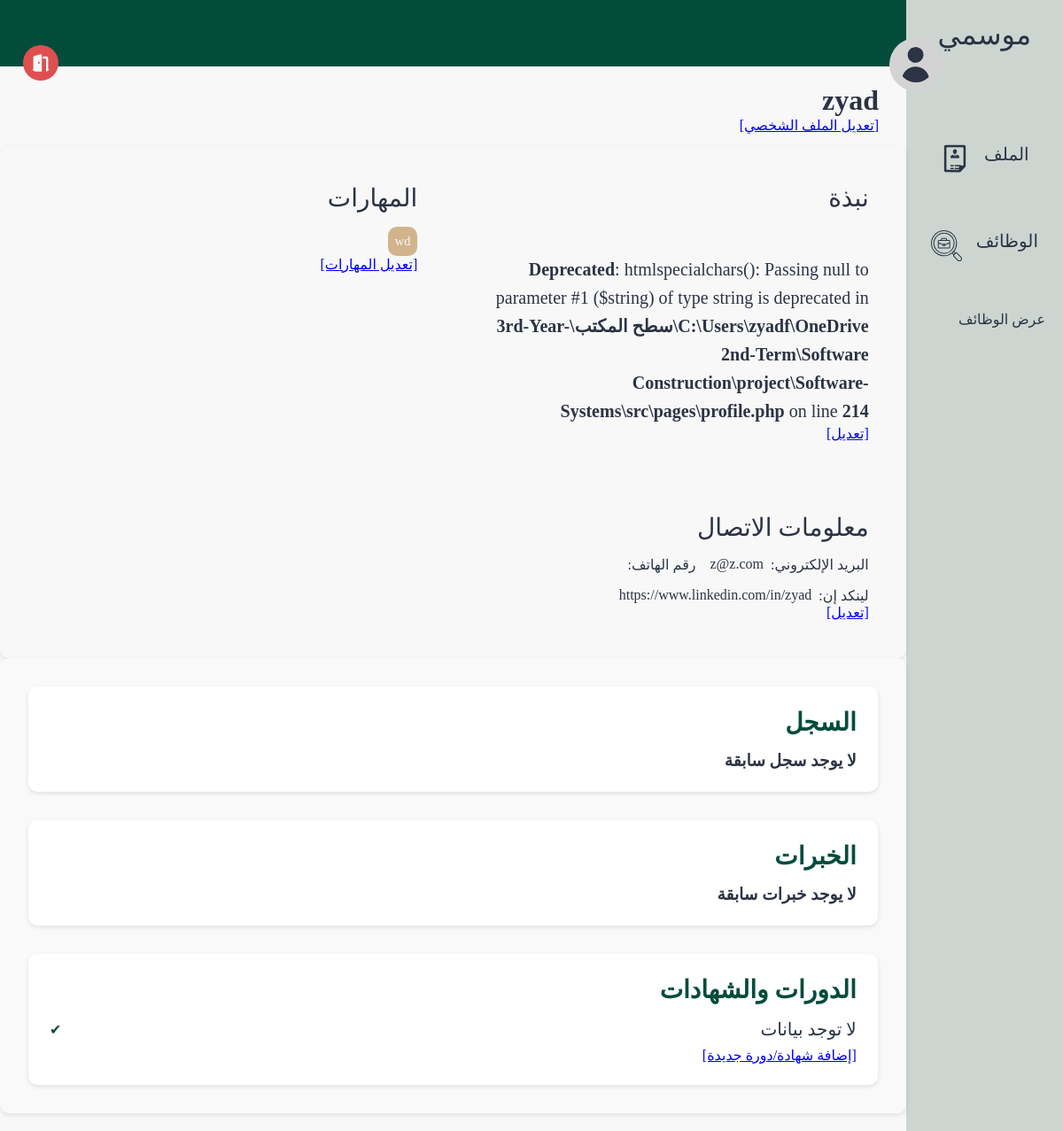
Page /pages/profile.php (signed in) on the earlier database version.
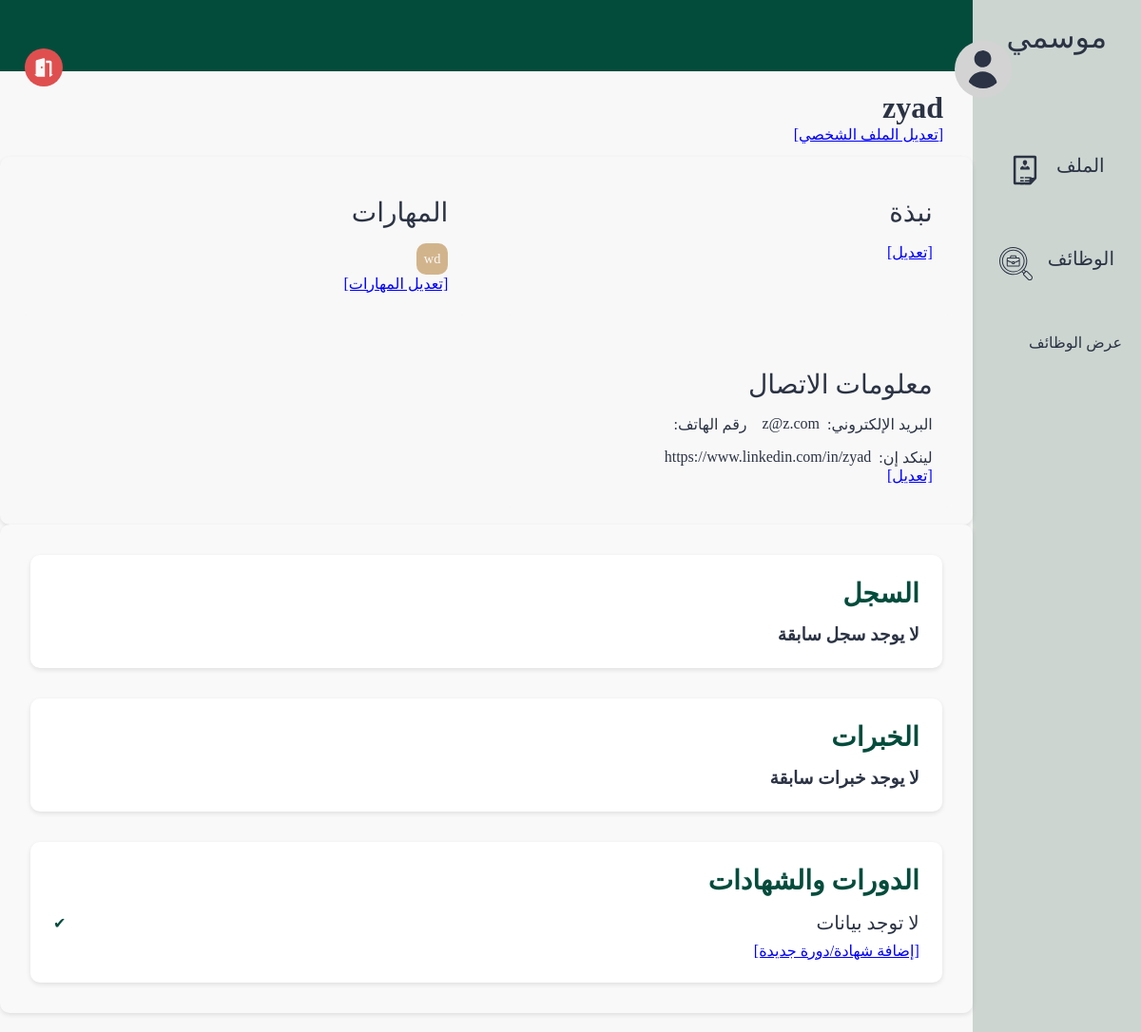
Same page on the later database version.
### tables this page shows
CREATE TABLE users (
    id INTEGER PRIMARY KEY, 
    name TEXT, 
    email TEXT UNIQUE, 
    password TEXT, 
    bio TEXT,
    type BOOLEAN,
    linkedin TEXT,
    phone TEXT
);

### src/database/fetch.php (called while the page is built, shortened)
<?php
include('../database/data.php');
function getUserById($id)
{
    global $db;
    $stmt = $db->prepare('SELECT * FROM users WHERE id = :id');
    $stmt->bindValue(':id', $id, SQLITE3_INTEGER);
    $result = $stmt->execute();
    $user = $result->fetchArray(SQLITE3_ASSOC);
    return $user;
}
function fetchAllExperienceByUserID($id)
{
    global $db;
    $result = $db->query("SELECT * FROM experience where user_id = $id");
    $experience = [];
    return $experience;
}
function fetchAllSkillsNameByUserID($id)
{
    global $db;
    $result = $db->query("SELECT name FROM skills where user_id = $id");
    $experience = [];
    while ($row = $result->fetchArray(SQLITE3_ASSOC)) {
        $experience[] = $row['name'];
    }
    return $experience;
}

### src/components/page.php (called while the page is built, shortened)
<?php
include ('../database/fetch.php');
if (isset($_SESSION["user"])) {
    if (!getUserById($_SESSION["user"]["id"])) {
        unset($_SESSION["user"]);
    }
}
?>

### src/pages/profile.php (the view, shortened to what this page needs)
<?php
include('../components/page.php');
$user = $_SESSION['user'] ?? getUserById($_GET['id']);
$isOwner = (isset($_SESSION['user']) && $_SESSION['user']['id'] == $user['id']);
$about    = $user['bio'];
$email    = $user['email'];
$linkedin = !empty($user['linkedin']) ? $user['linkedin'] : ("https://www.linkedin.com/in/" . urlencode(str_replace(' ', '', strtolower($user['name']))));
$skills = fetchAllSkillsNameByUserID($user['id']);
$jobs = fetchAllExperienceByUserID($user['id']);
$prevJobs = [];
$certificates = [];
?>
<!DOCTYPE html>
<html lang="ar" dir="rtl">
<head>
    <link rel="stylesheet" href="../styles/profile.css">
</head>
<body>
    <section class="page-structure">
        <?php include "../components/NavBar.php"; ?>
        <section class="page-content">
            <div class="username">
                <img class="profile-pic" src="../images/profile.svg" alt="صورة المستخدم">
                <div class="user">
                    <h2><?= htmlspecialchars($user['name']) ?></h2>
                    <?php if ($isOwner): ?>
                        <span class="edit-btn" onclick="toggleEdit('profile')">[تعديل الملف الشخصي]</span>
                    <?php endif; ?>
                </div>
            </div>
            <div class="options">
                <a href="./logout.php">
                    <img class="nav-icon" style="--color: #DF4F4F" src="../images/logout.svg" alt="شعار تسجيل الخروج">
                </a>
            </div>
            <header></header>
            <main>
                <section class="profile-details">
                    <div class="block about">
                        <h2>نبذة</h2>
                        <div id="aboutDisplay">
                            <p><?= $about ?></p>
                            <?php if ($isOwner): ?>
                                <span class="edit-btn" onclick="toggleEdit('about')">[تعديل]</span>
                            <?php endif; ?>
                        </div>
                    </div>
                    <div class="block skills">
                        <h2>المهارات</h2>
                        <div id="skillsDisplay">
                            <ul>
                                <?php foreach ($skills as $skill): ?>
                                    <li><?= $skill ?></li>
                                <?php endforeach; ?>
                            </ul>
                            <?php if ($isOwner): ?>
                                <span class="edit-btn" onclick="toggleEdit('skills')">[تعديل المهارات]</span>
                            <?php endif; ?>
                        </div>
                    </div>
                    <div class="block contacts">
                        <h2>معلومات الاتصال</h2>
                        <div id="contactDisplay">
                            <ul>
                                <li>البريد الإلكتروني:
                                    <a href="mailto:<?= $email ?>"><?= $email ?></a>
                                </li>
                                <li>رقم الهاتف:
                                </li>
                                <li>لينكد إن:
                                    <a href="<?= $linkedin ?>"><?= $linkedin ?></a>
                                </li>
                            </ul>
                            <?php if ($isOwner): ?>
                                <span class="edit-btn" onclick="toggleEdit('contact')">[تعديل]</span>
                            <?php endif; ?>
                        </div>
                    </div>
                </section>
                <section class="recent-activity">
                    <div class="block history">
                        <h2>السجل</h2>
                        <?php if (count($prevJobs) === 0): ?>
                            <h3 class="no-jobs">لا يوجد سجل سابقة</h3>
                        <?php endif ?>
                    </div>
                    <div class="block experinces">
                        <h2>الخبرات</h2>
                        <?php if (count($jobs) === 0): ?>
                            <h3 class="no-jobs">لا يوجد خبرات سابقة</h3>
                        <?php endif ?>
                    </div>
                    <div class="block courses">
                        <h2>الدورات والشهادات</h2>
                        <ul id="certificatesList">
                            <?php if (count($certificates) === 0): ?>
                                <li>لا توجد بيانات</li>
                            <?php endif; ?>
                        </ul>
                        <?php if ($isOwner): ?>
                            <span class="edit-btn" onclick="toggleEdit('new_certificate')">[إضافة شهادة/دورة جديدة]</span>
                        <?php endif; ?>
                    </div>
                </section>
            </main>
        </section>
    </section>
</body>
</html>

### src/components/NavBar.php (shortened to what this page needs)
<?php
$user = $_SESSION["user"] ?? null;
$navList = $navList ?? [];
$companyID = null;
if ($user) {
  $companyID = fetchUserCompany($user["id"]);
}
if (isset($user) && isset($user["type"])) {
  array_push(
    $navList,
    [
      "title" => "الملف",
      "icon" => "cv.svg",
      "alt" => "شعار السيرة الذاتية",
      "link" => "./profile.php"
    ],
  );
  if ($user["type"] == 0) {
    array_push($navList, [
      "title" => "الوظائف",
      "icon" => "jobs.svg",
      "alt" => "شعار الوظائف",
      "link" => "./job_listing.php"
    ]);
  } else if ($companyID) {
    array_push($navList, [
      "title" => "الشركة",
      "icon" => "company.svg",
      "alt" => "شعار الشركات",
      "link" => "./company.php?id=" . $companyID["company_id"]
    ]);
  }
}
?>
<?php if (isset($navList) && is_array($navList)): ?>
  <nav class="main-navigation">
    <a href="./index.php" class="logo-link">
      موسمي
    </a>
    <ul>
      <?php foreach ($navList as $nav): ?>
        <li>
          <a href="<?= $nav['link']; ?>" class="nav-path">
            <span><?= $nav['title']; ?></span>
            <img src="../images/<?= $nav['icon']; ?>" alt="<?= $nav['alt']; ?>">
          </a>
        </li>
      <?php endforeach; ?>
    </ul>
    <div class="view-jobs-container">
      <a href="./job_listing.php" class="view-jobs-btn">عرض الوظائف</a>
    </div>
  </nav>
<?php else: ?>
  <nav class="main-navigation">
    <p>Navigation list is not defined.</p>
  </nav>
<?php endif; ?>

### src/styles/profile.css (style rules this page uses)
* { color: var(--black-color); }
body { background-color: var(--white-color); }
.nav-icon { --color: var(--white-alt-color); background-color: var(--color); width: 40px; height: 40px; border-radius: 50%; padding: 0.5rem; }
section.page-content { width: 100%; }
header { position: relative; display: flex; align-items: center; justify-content: space-between; min-height: 75px; background-color: var(--main-color); padding: 1.25rem 3rem; }
.username .profile-pic { width: 60px; height: 60px; padding: 10px; border-radius: 50%; background-color: lightgray; top: 0; }
.username { display: flex; align-items: center; gap: 0.75rem; height: 65px; position: absolute; top: 0; right: 18px; z-index: 1000; padding: 0.5rem 1rem; right: 10%; top: 40px; }
.options { display: flex; align-items: center; gap: 0.75rem; height: 65px; position: absolute; top: 40px; left: 10px; z-index: 1000; padding: 0.5rem 1rem; }
.username h2 { font-size: 2rem; }
.username .user { position: static; margin-top: 100px; }
header::after { content: ""; position: absolute; right: 0; bottom: 0; width: 70%; height: 4px; background-color: var(--main-color); }
main { margin-top: 70px; width: 100%; padding: 1rem; }
main section { border-radius: 10px; box-shadow: 0 2px 5px rgba(0, 0, 0, 0.1); padding: 18px; }
.profile-details { display: grid; grid-template-columns: 1fr 1fr; gap: 2rem; }
.profile-details .block { display: flex; flex-direction: column; gap: 1rem; background-color: var(--white-color); padding: 1.5rem; border-radius: 10px; }
.profile-details .block h2 { font-size: 1.75rem; font-weight: 500; }
.profile-details .block ul { list-style: none; padding-inline-start: 0; display: flex; flex-wrap: wrap; gap: 1rem; }
.profile-details .block ul li { display: flex; gap: 0.5rem; font-size: 1rem; }
.profile-details .skills ul { list-style: none; padding-inline-start: 0; display: flex; flex-wrap: wrap; gap: 0.5rem; }
.profile-details .skills ul li { display: inline-block; padding: 0.5rem; border-radius: 10px; background-color: var(--secondary-color); color: var(--white-color); font-size: 0.9rem; }
.recent-activity { display: flex; flex-direction: column; gap: 2rem; padding: 2rem; background-color: #f9f9f9; border-radius: 10px; }
.recent-activity .block { background-color: #fff; padding: 1.5rem; border-radius: 10px; box-shadow: 0 2px 5px rgba(0, 0, 0, 0.1); }
.recent-activity .block h2 { font-size: 1.75rem; margin-bottom: 1rem; color: var(--main-color); }
.courses ul { list-style: none; padding: 0; }
.courses ul li { font-size: 1.25rem; margin-bottom: 0.5rem; position: relative; padding-left: 1.5rem; }
.courses ul li::before { content: "✔"; position: absolute; left: 0; color: var(--main-color); font-size: 1rem; top: 50%; transform: translateY(-50%); }
@media (min-width: 992px) { main { padding: 1.25rem 0; } }
.profile-details .block.about p { font-size: 1.25rem; line-height: 1.6; }

### src/styles/globals.css (style rules this page uses)
*, *::before, *::after { box-sizing: border-box; margin: 0; padding: 0; list-style: none; text-decoration: none; }
:root { --main-color: #034c3c; --secondary-color: #d2b48c; --white-color: #f8f8f8; --black-color: #2b3344; --white-alt-color: #cdd5d1; }
a { display: block; color: var(--black-color); }
.page-structure { display: flex; min-height: 100vh; }
nav.main-navigation { padding: 1.25rem; background-color: var(--white-alt-color); }
nav.main-navigation * { color: var(--black-color); }
nav.main-navigation .logo-link { text-align: center; font-size: 2rem; margin-bottom: 6rem; }
nav.main-navigation ul .nav-path { font-size: 1.25rem; display: flex; justify-content: center; gap: 1rem; margin-bottom: 3rem; }
.nav-path { border-radius: 10px; padding: 0.5rem; }

### src/pages/profile.php (style rules this page uses)
.edit-btn, .cancel-btn, .delete-btn { cursor: pointer; text-decoration: underline; margin-left: 5px; }
.edit-btn { color: blue; }

Differences in the rows shown:
changed users "zyad": bio "Deprecated : htmlspecialchars(): Passing null to parameter #1 ($string) of type string is deprecated in C:\\Users\\zyadf\\OneDrive\\سطح المكتب\\3rd-Year-2nd-Term\\Software Construction\\project\\Software-Systems\\src\\pages\\profile.php on line 214" → (not shown)
